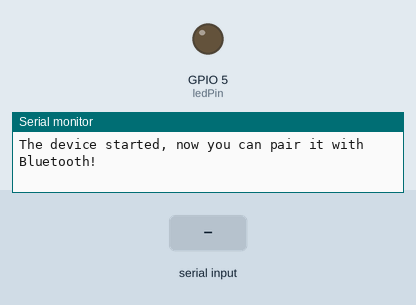
Simulated run of this sketch. Board: ESP32. Shown: output pins drawn as LEDs (lit = HIGH), the last lines printed to the serial monitor. The inputs (shaded band) are chosen by the test bench. Nothing arrives over Bluetooth unless stated.

Above: at 1.2 s.
1.3 s: "led_on\n" received over the second serial link
At 2.6 s:
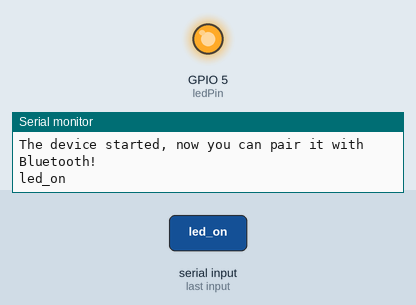
2.9 s: "90:45\n" received over the second serial link
At 4.2 s:
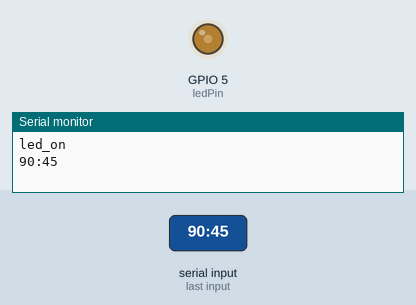
4.5 s: "30:150\n" received over Serial
At 5.1 s:
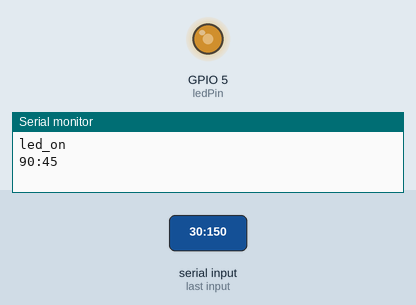
6.0 s: "200\n" received over the second serial link
At 6.4 s:
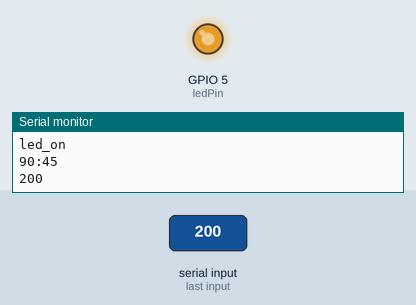
7.5 s: "30:150\n" received over the second serial link
At 8.4 s:
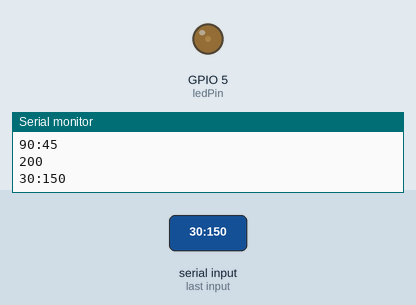
9.1 s: "90\n" received over the second serial link
At 10.2 s:
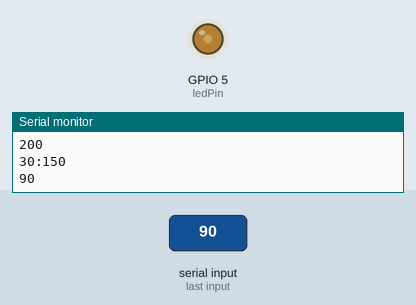
Timing chart, 0 to 11.6 s (numbered marks = the images above; inputs shaded):
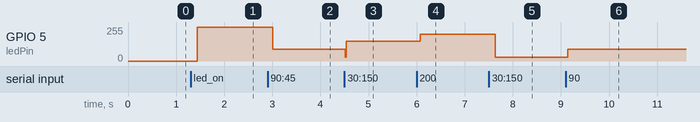

The sketch:

Controled_Pwm_Bluetooth.ino
```cpp
#include <BluetoothSerial.h>


const int ledPin = 5;

// Setting PWM properties
const int freq = 5000;
const int ledChannel = 0;
const int resolution = 8;

// cau hinh blueth
BluetoothSerial SerialBT;
String message = "";
char incomingChar;


void setup() {
  // Configure LED PWM functionalities
  ledcSetup(ledChannel, freq, resolution);
  // Attach the channel to the GPIO to be controlled
  ledcAttachPin(ledPin, ledChannel);

  // Start Serial and Bluetooth
  Serial.begin(115200);
  SerialBT.begin("ESP32_bluetooth");
  Serial.println("The device started, now you can pair it with Bluetooth!");
}

void loop() {
  ControlLed();
}

void processMessage(String msg) {
  if (msg == "led_on") {
    // Turn on the LED
    ledcWrite(ledChannel, 255); // Full brightness
  } else if (msg == "led_off") {
    // Turn off the LED
    ledcWrite(ledChannel, 0); // No brightness
  } else {
    // Handle PWM values
    int value = msg.toInt();
    if (value >= 0 && value <= 255) {
      ledcWrite(ledChannel, value);
    }
  }
}

void ControlLed()
{
    // Read received messages from Bluetooth
  if (SerialBT.available()) {
    char incomingChar = SerialBT.read();
    if (incomingChar != '\n') {
      message += String(incomingChar);
    } else {
      processMessage(message);
      message = "";
    }
    Serial.write(incomingChar);  // Debug: Echo received characters to Serial Monitor
  }

  // Optional: Read from Serial monitor if needed
  if (Serial.available() > 0) {
    String serialMessage = "";
    while (Serial.available() > 0) {
      char command = (byte)Serial.read();
      if (command == ':') {
        break;
      } else {
        serialMessage += command;
      }
      delay(1);
    }
    processMessage(serialMessage);
  }

  delay(20);
}
```

Measured:
- after the input at 1.3 s, GPIO 5 (ledPin): 0/255 → 255/255 after 0.14 s
- after the input at 2.9 s, GPIO 5 (ledPin): 255/255 → 90/255 after 0.11 s
- after the input at 4.5 s, GPIO 5 (ledPin): 90/255 → 149/255 at once
- after the input at 6.0 s, GPIO 5 (ledPin): 149/255 → 199/255 after 0.07 s
- after the input at 7.5 s, GPIO 5 (ledPin): 199/255 → 30/255 after 0.13 s
- after the input at 9.1 s, GPIO 5 (ledPin): 30/255 → 90/255 after 0.05 s
